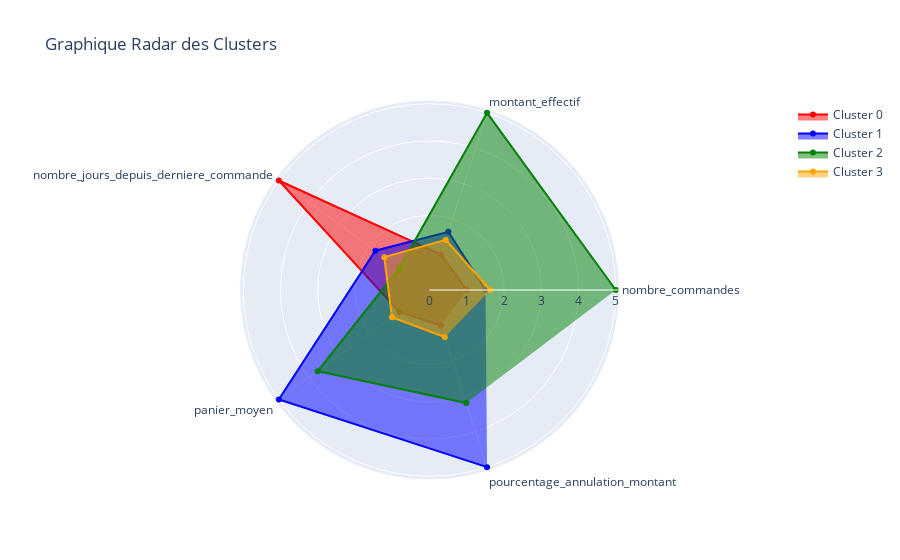

The notebook cell this image was saved under:
### Code cell
import plotly.graph_objects as go
import pandas as pd

# Define variables for the radar chart
variables = ['nombre_commandes', 'montant_effectif', 'nombre_jours_depuis_derniere_commande', 'panier_moyen', 'pourcentage_annulation_montant']

# Define a list of colors
colors = ['red', 'blue', 'green', 'orange']

# Create a radar chart
fig = go.Figure()

# Iterate over each cluster
for i, cluster in enumerate(df_scaled['Cluster'].unique()):
    # Filter the data for the specific cluster
    cluster_data = df_scaled[df_scaled['Cluster'] == cluster]

    # Get the values for the specific cluster
    values = cluster_data[variables].iloc[0].tolist()

    # Add a trace for the specific cluster
    fig.add_trace(go.Scatterpolar(
        r=values,
        theta=variables,
        fill='toself',
        name=f'Cluster {cluster}',
        line_color=colors[i % len(colors)]  # Use a different color for each cluster
    ))

# Configure the layout of the radar chart
fig.update_layout(
    polar=dict(
        radialaxis=dict(visible=True)
    ),
    showlegend=True,
    title='Graphique Radar des Clusters'
)

# Show the chart
fig.show()

### Figure 1 — Plotly figure (JSON) as saved in the notebook; plotly's stock layout.template omitted (floating-point values rounded to 4 significant figures)
{"data": [{"fill": "toself", "line": {"color": "red"}, "name": "Cluster 0", "r": [1, 1, 5, 1, 1], "theta": ["nombre_commandes", "montant_effectif", "nombre_jours_depuis_derniere_commande", "panier_moyen", "pourcentage_annulation_montant"], "type": "scatterpolar"}, {"fill": "toself", "line": {"color": "blue"}, "name": "Cluster 1", "r": [1.503, 1.643, 1.796, 5, 5], "theta": ["nombre_commandes", "montant_effectif", "nombre_jours_depuis_derniere_commande", "panier_moyen", "pourcentage_annulation_montant"], "type": "scatterpolar"}, {"fill": "toself", "line": {"color": "green"}, "name": "Cluster 2", "r": [5, 5.0, 1, 3.708, 3.191], "theta": ["nombre_commandes", "montant_effectif", "nombre_jours_depuis_derniere_commande", "panier_moyen", "pourcentage_annulation_montant"], "type": "scatterpolar"}, {"fill": "toself", "line": {"color": "orange"}, "name": "Cluster 3", "r": [1.633, 1.414, 1.501, 1.246, 1.329], "theta": ["nombre_commandes", "montant_effectif", "nombre_jours_depuis_derniere_commande", "panier_moyen", "pourcentage_annulation_montant"], "type": "scatterpolar"}], "layout": {"polar": {"radialaxis": {"visible": true}}, "showlegend": true, "title": {"text": "Graphique Radar des Clusters"}}}
